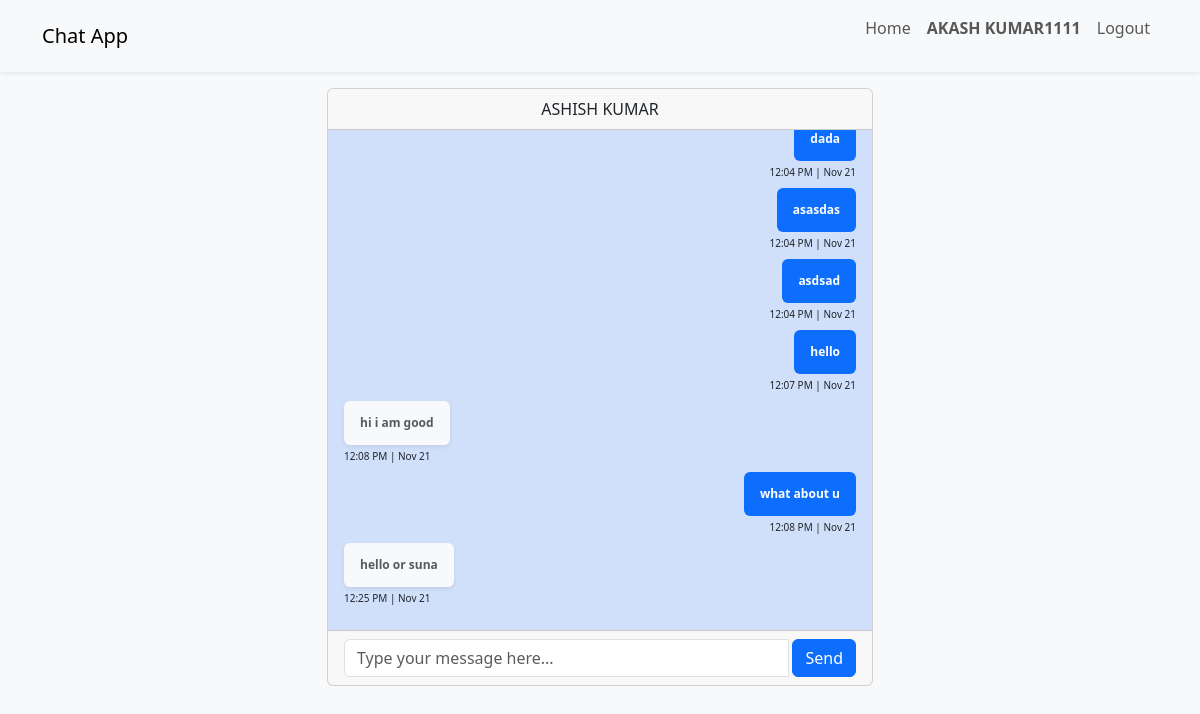
The page /chat/10 (signed in) on the database its author committed.
### chat/models.py (models this page shows, shortened)
class Message(models.Model):
    room = models.ForeignKey(ChatRoom,on_delete=models.CASCADE)
    message = models.TextField()
    sender = models.ForeignKey(User, on_delete=models.CASCADE, related_name='sender_message')
    receiver = models.ForeignKey(User, on_delete=models.CASCADE, related_name='receiver_message')
    doc = models.DateTimeField(auto_now_add=True)

### chat/views.py (the view)
# urls.py: path('',include('chat.urls'),name='chat')
@login_required(login_url='login')
def chat(request,to_user_id):
    try:
        sender = User.objects.get(username=request.user.username)
        receiver = User.objects.get(id=to_user_id)
        room = ChatRoom.objects.filter(Q(sender=sender,receiver=receiver)|Q(sender=receiver,receiver=sender))
        if room.exists():
            print("room inside")
            message = Message.objects.filter(room=room.first()).order_by('doc')
            return render(request, 'chat.html', {'room_name': room.first().room_name,'message':message,'sender':sender,'receiver':receiver})
        else:
            message = Message.objects.none()
            print(message,"message")
            room = ChatRoom.objects.create(room_name=f"room-{sender.id}-{to_user_id}",sender=sender,receiver=receiver)
            print(room,"room")
            return render(request, 'chat.html', {'room_name': room.room_name,'message':message,'sender':sender,'receiver':receiver})
    except Exception as e:
        print(e)
        messages.success(request, e)
        return redirect('home')

### templates/chat.html (shortened to what this page needs)
{% extends 'base.html' %}
{% block content %}
    <div class="col-md-6 mx-auto">
        <div class="card">
            <div class="card-header text-center">
                <span class="text-uppercase">{{ receiver.first_name }} {{ receiver.last_name }}</span>
            </div>
            <div class="card-body" id="chatWrap"
                 style="background-color: #6495ed4d;min-height: 500px;max-height: 500px;overflow-y: auto;">
                {% for m in message %}
                    {% if m.sender.id == sender.id %}
                        <div class="d-flex justify-content-end">
                            <div class="badge bg-primary text-white  p-3">
                                <div>{{ m.message }}</div>
                            </div>
                        </div>
                        <div class="d-flex justify-content-end mb-2 mt-1">
                            <div style="font-size: 10px">{{ m.doc|date:'g:i A | M j' }}</div>
                        </div>
                    {% else %}
                        <div class="d-flex justify-content-start">
                            <div class="badge bg-light text-muted  shadow-sm p-3">
                                <div>{{ m.message }}</div>
                            </div>
                        </div>
                        <div class="d-flex justify-content-start mb-2 mt-1">
                            <div style="font-size: 10px">{{ m.doc|date:'g:i A | M j' }}</div>
                        </div>
                    {% endif %}
                {% endfor %}
            </div>
            <div class="card-footer">
                <div class="input-group">
                    <input id="chat-message-input" type="text" class="form-control input-sm"
                           placeholder="Type your message here..."/>
                    <span class="input-group-btn">
                            <button class="btn btn-primary ms-1" id="chat-message-submit">
                                Send</button>
                        </span>
                </div>
            </div>
        </div>
    </div>
{% endblock %}

### templates/base.html (shortened to what this page needs)
<!DOCTYPE html>
<html lang="en">
<head>
    <link href="https://cdn.jsdelivr.net/npm/bootstrap@5.3.0-alpha3/dist/css/bootstrap.min.css" rel="stylesheet"
>
</head>
<body class="bg-light">
<nav class="navbar navbar-expand-lg bg-light shadow-sm sticky-top">
    <div class="container">
        <a class="navbar-brand" href="{% url 'home' %}">Chat App</a>
        <div class="collapse navbar-collapse" id="navbarNav">
            <ul class="navbar-nav ms-auto">
                <li class="nav-item">
                    <a class="nav-link" aria-current="page" href="{% url 'home' %}">Home</a>
                </li>
                {% if request.user.is_authenticated %}
                    <li class="nav-item">
                        <p class="nav-link fw-bold text-uppercase">{{ request.user.first_name }} {{ request.user.last_name }}</p>
                    </li>
                    <li class="nav-item">
                        <a class="nav-link" href="{% url 'logout' %}">Logout</a>
                    </li>
                {% endif %}
            </ul>
        </div>
    </div>
</nav>
<div class="container mt-3">
    <div class="row">
        {% block content %}{% endblock %}
    </div>
</div>
</body>
</html>

### rows shown on the page
Message: message "dada", doc|M "12:04 PM | Nov 21"
Message: message "asasdas", doc|M "12:04 PM | Nov 21"
Message: message "asdsad", doc|M "12:04 PM | Nov 21"
Message: message "hello", doc|M "12:07 PM | Nov 21"
Message: message "hi i am good", doc|M "12:08 PM | Nov 21"
Message: message "what about u", doc|M "12:08 PM | Nov 21"
Message: message "hello or suna", doc|M "12:25 PM | Nov 21"

### other values the page prints
{{ request.user.first_name }} "AKASH"
{{ request.user.last_name }} "KUMAR1111"
{{ receiver.first_name }} "ASHISH"
{{ receiver.last_name }} "KUMAR"
